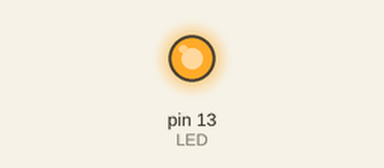
A program run on a simulated Arduino Uno, built with avr-gcc and run on an emulated ATmega328P. Parts: output pins drawn as LEDs (lit = HIGH).

Above: at 0.5 s.
At 5.15 s:
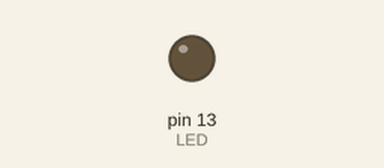
Timing chart, 0 to 6.0 s (numbered marks = the images above):
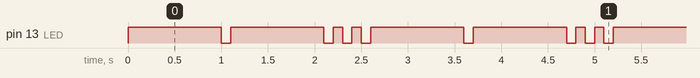

The program:

main.cpp
```cpp
#include <Arduino.h>
#include <Beep/Beep.h>

static const int LED = 13;
Beep beep(LED);

void setup(){
  pinMode(LED, OUTPUT);
}

void loop(){
  beep.dash();beep.dash();beep.dot();beep.dot();
}
```

Measured:
- by itself, pin 13 (LED): repeats every 2.6 s: LOW 0.10 s, HIGH 1.0 s, 2 × (LOW 0.10 s, HIGH 0.10 s), LOW 0.10 s, HIGH 1.0 s
- by itself, everything shown: repeats every 2.6 s, in 8 steps
